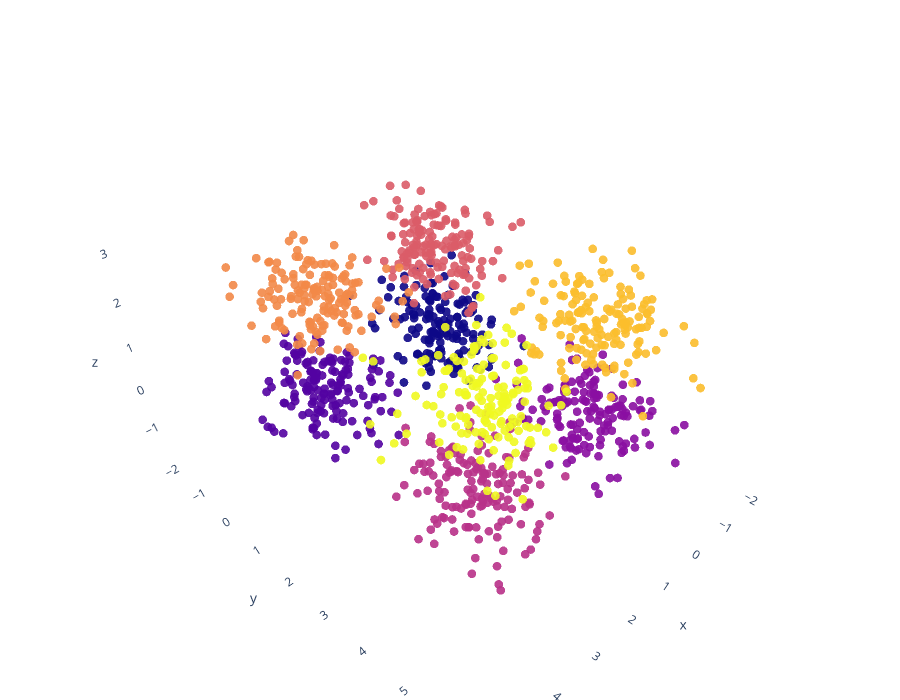

Write notebook code for a chart like this one.
### Code cell
warnings.filterwarnings("ignore")
color_map_list = [(k/7, v) for k, v in color_map.items()]
markers = go.Scatter3d(x=df["x"],y=df["y"],z=df["z"],mode='markers',marker=dict(size=3,color=df["c"],colorscale=color_map_list, opacity=0.9))
fig = go.Figure(data=[markers])
fig.update_layout(width=900,height=700,margin=dict(l=0, r=0, b=0, t=10),
                  scene = dict(
                    xaxis=dict(showgrid=False, showbackground=False),
                    yaxis=dict(showgrid=False, showbackground=False),
                    zaxis=dict(showgrid=False, showbackground=False)
                ))

fig.show()
warnings.filterwarnings("default")

### Figure 1 — Plotly figure (JSON) as saved in the notebook; plotly's stock layout.template omitted (floating-point values rounded to 4 significant figures; data arrays with more than 128 entries replaced by an {"elided": "..."} marker saying what was removed)
{"data": [{"marker": {"color": {"elided": "1200 int values"}, "colorscale": [[0, "#4C72B0"], [0.1429, "#DD8452"], [0.2857, "#55A868"], [0.4286, "#C44E52"], [0.5714, "#8172B3"], [0.7143, "#937860"]], "opacity": 0.9, "size": 3}, "mode": "markers", "type": "scatter3d", "x": {"elided": "1200 float values"}, "y": {"elided": "1200 float values"}, "z": {"elided": "1200 float values"}}], "layout": {"height": 700, "margin": {"b": 0, "l": 0, "r": 0, "t": 10}, "scene": {"xaxis": {"showbackground": false, "showgrid": false}, "yaxis": {"showbackground": false, "showgrid": false}, "zaxis": {"showbackground": false, "showgrid": false}}, "width": 900}}
